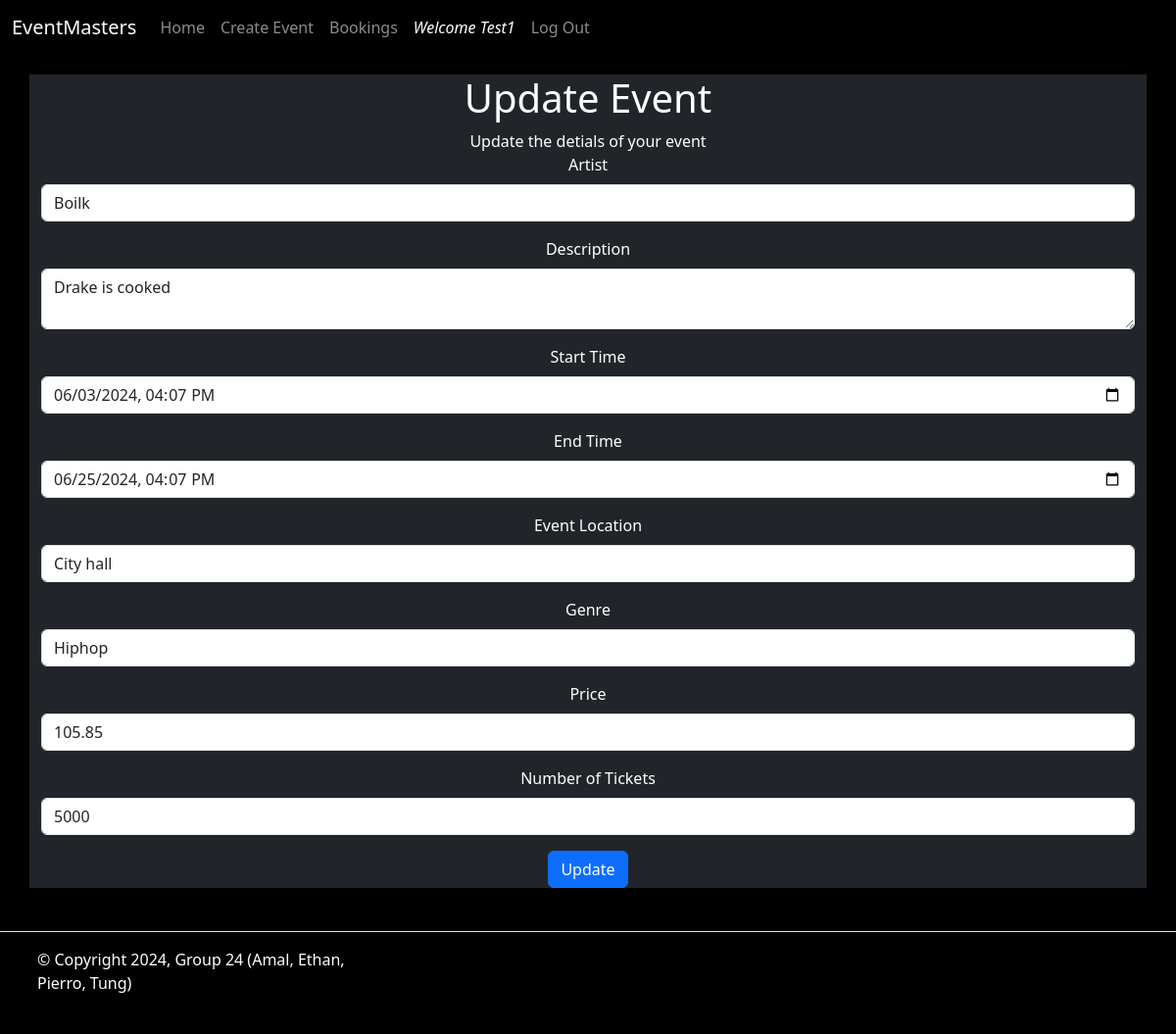
/Events/update/1 (signed in), run on an earlier commit of the app's database.
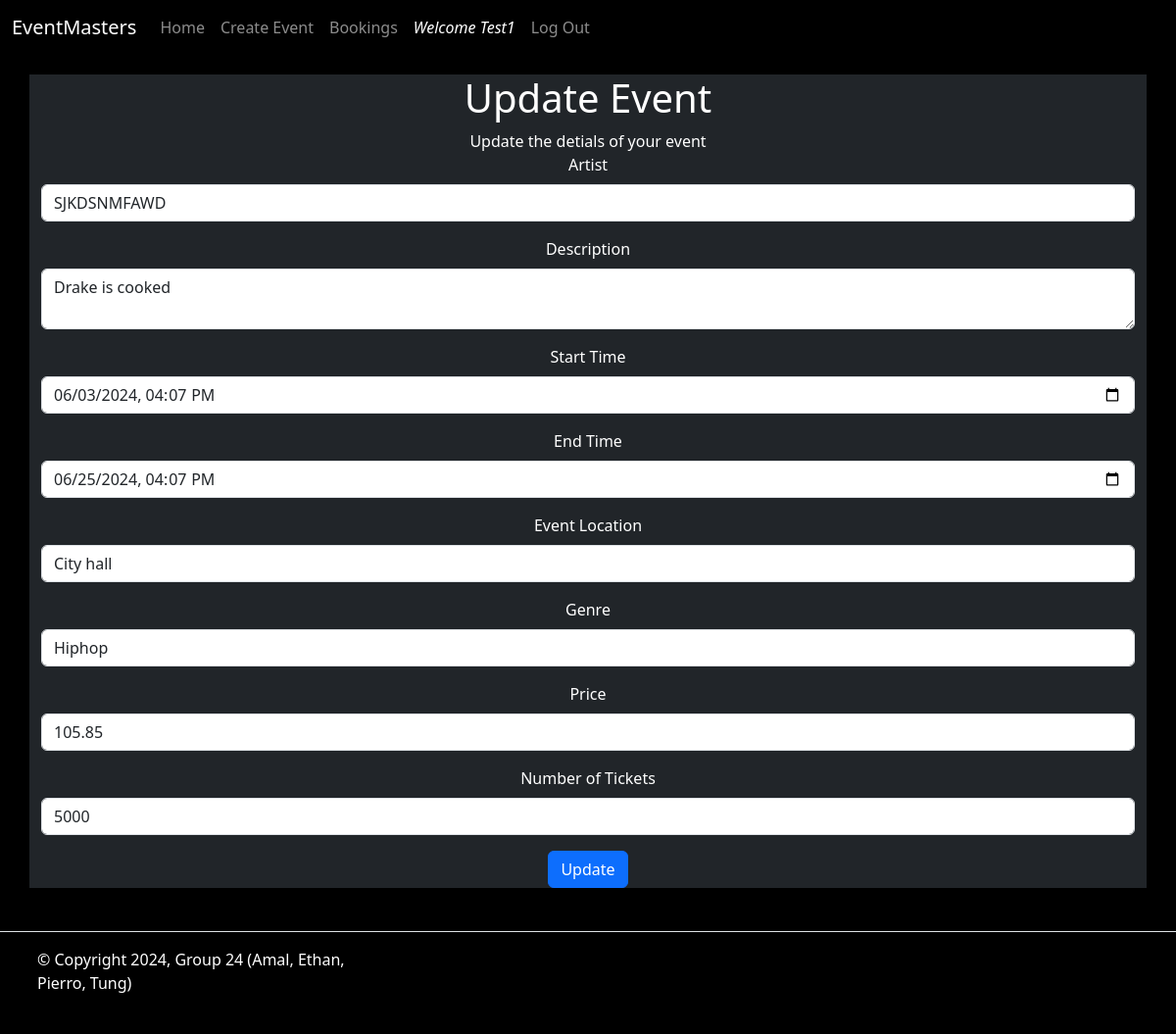
And on a later commit of the database.
### website/models.py (models this page shows, shortened)
class User(db.Model, UserMixin):
    __tablename__ = 'users'
    id = db.Column(db.Integer, primary_key = True, unique=True)
    name = db.Column(db.String(100), index=True, unique=True, nullable=False)
    emailid = db.Column(db.String(100), index=True, nullable=False)
    password_hash = db.Column(db.String(255), nullable=False)
    comments = db.relationship('Comment', backref='user')
    orders = db.relationship('Order', backref='user')

class Event(db.Model):
    __tablename__ = 'events'
    id = db.Column(db.Integer, primary_key=True)
    name = db.Column(db.String(80))
    description = db.Column(db.String(200))
    image = db.Column(db.String(400))
    start_time = db.Column(db.DateTime)
    end_time = db.Column(db.DateTime)
    location = db.Column(db.String(80))
    genre = db.Column(db.String(10))
    price = db.Column(db.Float)
    numberoftickets = db.Column(db.Integer)
    status = db.Column(db.String(20), default="Open")
    comments = db.relationship('Comment', backref='event')
    orders = db.relationship('Order', backref='event')
    user_id = db.Column(db.Integer, db.ForeignKey('users.id'))

### website/events.py (the view)
@event_bp.route('/update/<int:id>', methods = ['GET', 'POST'])
@login_required
def update(id):
  event = db.session.query(Event).get(id)
  form = UpdateForm(obj=event)
  if form.validate_on_submit():
    form.populate_obj(event)
    db.session.commit()
    flash('Successfully upated Event', 'success')
    return redirect(url_for('Event.details', id=event.id))
  return render_template('/Events/update.html', form=form, id=id)

### website/forms.py
class UpdateForm(FlaskForm):
  name = StringField('Artist', validators=[InputRequired()])
  description = TextAreaField('Description', validators = [InputRequired()])
  start_time = DateTimeLocalField('Start Time', validators=[InputRequired()])
  end_time = DateTimeLocalField('End Time', validators=[InputRequired()])
  location = StringField('Event Location', validators=[InputRequired()])
  genre = StringField('Genre', validators=[InputRequired()])
  price = DecimalField('Price', validators=[InputRequired(), NumberRange(min=0, max=1000)])
  numberoftickets = IntegerField('Number of Tickets', validators=[InputRequired(), NumberRange(min=1, max=50000)])
  submit = SubmitField("Update")

### website/templates/Events/update.html (shortened to what this page needs)
{% extends 'base.html' %}
{% from 'bootstrap5/form.html' import render_form %}
{% block content %}
<main class="rowimg">
    <div class="container text-center">
        <div class="row updates image" >
          <div class="col-md-12">
            <h1> Update Event</h1>
            <p1> Update the detials of your event </p1>
            {{ render_form(form) }}
          </div>
        </div>
    </div>
</main>
{%endblock%}

### website/templates/base.html (shortened to what this page needs)
<!DOCTYPE html>
<html lang="en">
  <head>
    <link
      href="https://cdn.jsdelivr.net/npm/bootstrap@5.3.3/dist/css/bootstrap.min.css"
      rel="stylesheet"
    />
    <link href="{{url_for('static', filename='style/Style.css')}}" rel="stylesheet"/>
  </head>
  <body class="background">
    <header>
      <nav class="navbar navbar-expand-lg navbar-dark background">
        <div class="container-fluid">
          <a class="navbar-brand" href="{{url_for('main.index')}}">EventMasters</a>
          <div class="collapse navbar-collapse" id="navbarSupportedContent">
            <ul class="navbar-nav me-auto mb-2 mb-lg-0">
              <li class="nav-item">
                <a class="nav-link" href="{{ url_for('main.index') }}">Home</a>
              </li>
              <li class="nav-item">
                <a class="nav-link" href="{{ url_for('Event.create') }}">Create Event</a>
              </li>
              <li class="nav-item">
                <a class="nav-link" href="{{ url_for('Order.orders') }}">Bookings</a>
              </li>
              {% if current_user.is_authenticated %}
              <a id="welcomenavbar" class="nav-item nav-link disabled text-muted" href="#">Welcome {{current_user.name}}</a>
              <a class="nav-item nav-link" href="{{ url_for('auth.logout') }}">Log Out</a>
            {% else %}
              <a class="nav-item nav-link" href="{{ url_for('auth.register') }}">Register</a>
              <a class="nav-item nav-link" href="{{ url_for('auth.login') }}">Log In</a>
            {% endif %}
            </ul>
          </div>
        </div>
      </nav>
    </header>
    {% block content %}
    {% endblock %}
    <footer class="footer d-flex flex-wrap justify-content-between align-items-center py-3 my-4 border-top">
      <div class="col-md-4 d-flex align-items-center">
        <a href="/" class="mb-3 me-2 mb-md-0 text-body-secondary text-decoration-none lh-1">
          <svg class="bi" width="30" height="24"><use xlink:href="#bootstrap"/></svg>
        </a>
        <span class="mb-3 mb-md-0 text-body-secondary" style="color: white !important;">&copy; Copyright 2024, Group 24 (Amal, Ethan, Pierro, Tung)</span>
      </div>
      <ul class="nav col-md-4 justify-content-end list-unstyled d-flex">
        <li class="ms-3"><a class="text-body-secondary" href="#"><svg class="bi" width="24" height="24"><use xlink:href="#twitter"/></svg></a></li>
        <li class="ms-3"><a class="text-body-secondary" href="#"><svg class="bi" width="24" height="24"><use xlink:href="#instagram"/></svg></a></li>
        <li class="ms-3"><a class="text-body-secondary" href="#"><svg class="bi" width="24" height="24"><use xlink:href="#facebook"/></svg></a></li>
      </ul>
    </footer>
</body>
</html>

### website/Static/style/Style.css (style rules this page uses)
.background { background-color: black ; }
.rowimg { padding-top: 20px; padding-bottom: 20px }
.updates { background-color: #212529; color: white; }
#welcomenavbar { color:white !important; font-style: italic; }
footer { position:relative; bottom: 0; width: 100%; }

What changed in the data, as far as the page shows it:
changed Event "Drake is cooked": name "Boilk" → "SJKDSNMFAWD"
